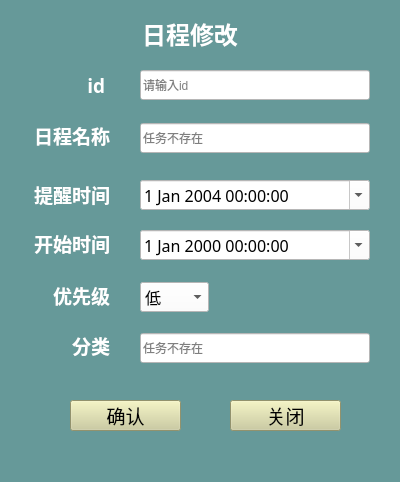
<?xml version="1.0" encoding="UTF-8"?>
<ui version="4.0">
 <class>modSchedule</class>
 <widget class="QWidget" name="modSchedule">
  <property name="geometry">
   <rect>
    <x>0</x>
    <y>0</y>
    <width>400</width>
    <height>482</height>
   </rect>
  </property>
  <property name="maximumSize">
   <size>
    <width>400</width>
    <height>482</height>
   </size>
  </property>
  <property name="windowTitle">
   <string>修改日程</string>
  </property>
  <property name="styleSheet">
   <string notr="true">background-color: rgb(102, 153, 153);</string>
  </property>
  <widget class="QLabel" name="label">
   <property name="geometry">
    <rect>
     <x>120</x>
     <y>10</y>
     <width>140</width>
     <height>47</height>
    </rect>
   </property>
   <property name="maximumSize">
    <size>
     <width>140</width>
     <height>50</height>
    </size>
   </property>
   <property name="font">
    <font>
     <family>AniMe Matrix - MB_EN</family>
     <pointsize>18</pointsize>
     <weight>75</weight>
     <bold>true</bold>
    </font>
   </property>
   <property name="styleSheet">
    <string notr="true">color: rgb(255, 255, 255);</string>
   </property>
   <property name="text">
    <string>日程修改</string>
   </property>
   <property name="alignment">
    <set>Qt::AlignCenter</set>
   </property>
  </widget>
  <widget class="QLabel" name="label_2">
   <property name="geometry">
    <rect>
     <x>30</x>
     <y>70</y>
     <width>80</width>
     <height>30</height>
    </rect>
   </property>
   <property name="maximumSize">
    <size>
     <width>80</width>
     <height>30</height>
    </size>
   </property>
   <property name="font">
    <font>
     <family>等线</family>
     <pointsize>14</pointsize>
     <weight>75</weight>
     <bold>true</bold>
    </font>
   </property>
   <property name="styleSheet">
    <string notr="true">color: rgb(255, 255, 255);</string>
   </property>
   <property name="text">
    <string>id </string>
   </property>
   <property name="alignment">
    <set>Qt::AlignRight|Qt::AlignTrailing|Qt::AlignVCenter</set>
   </property>
  </widget>
  <widget class="QLineEdit" name="le_id">
   <property name="geometry">
    <rect>
     <x>140</x>
     <y>70</y>
     <width>230</width>
     <height>30</height>
    </rect>
   </property>
   <property name="maximumSize">
    <size>
     <width>230</width>
     <height>30</height>
    </size>
   </property>
   <property name="styleSheet">
    <string notr="true">background-color: rgb(255, 255, 255);</string>
   </property>
   <property name="placeholderText">
    <string>请输入id</string>
   </property>
  </widget>
  <widget class="QLabel" name="label_3">
   <property name="geometry">
    <rect>
     <x>30</x>
     <y>120</y>
     <width>80</width>
     <height>30</height>
    </rect>
   </property>
   <property name="maximumSize">
    <size>
     <width>80</width>
     <height>30</height>
    </size>
   </property>
   <property name="font">
    <font>
     <family>AniMe Matrix - MB_EN</family>
     <pointsize>14</pointsize>
     <weight>75</weight>
     <bold>true</bold>
    </font>
   </property>
   <property name="styleSheet">
    <string notr="true">color: rgb(255, 255, 255);</string>
   </property>
   <property name="text">
    <string>日程名称</string>
   </property>
   <property name="alignment">
    <set>Qt::AlignRight|Qt::AlignTrailing|Qt::AlignVCenter</set>
   </property>
  </widget>
  <widget class="QLineEdit" name="le_taskname">
   <property name="geometry">
    <rect>
     <x>140</x>
     <y>123</y>
     <width>230</width>
     <height>30</height>
    </rect>
   </property>
   <property name="maximumSize">
    <size>
     <width>230</width>
     <height>30</height>
    </size>
   </property>
   <property name="styleSheet">
    <string notr="true">background-color: rgb(255, 255, 255);</string>
   </property>
   <property name="placeholderText">
    <string>任务不存在</string>
   </property>
  </widget>
  <widget class="QLabel" name="label_4">
   <property name="geometry">
    <rect>
     <x>30</x>
     <y>179</y>
     <width>80</width>
     <height>30</height>
    </rect>
   </property>
   <property name="maximumSize">
    <size>
     <width>80</width>
     <height>30</height>
    </size>
   </property>
   <property name="font">
    <font>
     <family>AniMe Matrix - MB_EN</family>
     <pointsize>14</pointsize>
     <weight>75</weight>
     <bold>true</bold>
    </font>
   </property>
   <property name="styleSheet">
    <string notr="true">color: rgb(255, 255, 255);</string>
   </property>
   <property name="text">
    <string>提醒时间</string>
   </property>
   <property name="alignment">
    <set>Qt::AlignRight|Qt::AlignTrailing|Qt::AlignVCenter</set>
   </property>
  </widget>
  <widget class="QDateTimeEdit" name="det_aT">
   <property name="geometry">
    <rect>
     <x>140</x>
     <y>180</y>
     <width>230</width>
     <height>30</height>
    </rect>
   </property>
   <property name="maximumSize">
    <size>
     <width>230</width>
     <height>30</height>
    </size>
   </property>
   <property name="font">
    <font>
     <family>等线</family>
     <pointsize>12</pointsize>
    </font>
   </property>
   <property name="styleSheet">
    <string notr="true">background-color: rgb(255, 255, 255);</string>
   </property>
   <property name="dateTime">
    <datetime>
     <hour>0</hour>
     <minute>0</minute>
     <second>0</second>
     <year>2004</year>
     <month>1</month>
     <day>1</day>
    </datetime>
   </property>
   <property name="calendarPopup">
    <bool>true</bool>
   </property>
  </widget>
  <widget class="QLabel" name="label_5">
   <property name="geometry">
    <rect>
     <x>30</x>
     <y>228</y>
     <width>80</width>
     <height>30</height>
    </rect>
   </property>
   <property name="maximumSize">
    <size>
     <width>80</width>
     <height>30</height>
    </size>
   </property>
   <property name="font">
    <font>
     <family>AniMe Matrix - MB_EN</family>
     <pointsize>14</pointsize>
     <weight>75</weight>
     <bold>true</bold>
    </font>
   </property>
   <property name="styleSheet">
    <string notr="true">color: rgb(255, 255, 255);</string>
   </property>
   <property name="text">
    <string>开始时间</string>
   </property>
   <property name="alignment">
    <set>Qt::AlignRight|Qt::AlignTrailing|Qt::AlignVCenter</set>
   </property>
  </widget>
  <widget class="QDateTimeEdit" name="dte_sT">
   <property name="geometry">
    <rect>
     <x>140</x>
     <y>230</y>
     <width>230</width>
     <height>30</height>
    </rect>
   </property>
   <property name="maximumSize">
    <size>
     <width>230</width>
     <height>30</height>
    </size>
   </property>
   <property name="font">
    <font>
     <family>等线</family>
     <pointsize>12</pointsize>
    </font>
   </property>
   <property name="styleSheet">
    <string notr="true">background-color: rgb(255, 255, 255);</string>
   </property>
   <property name="calendarPopup">
    <bool>true</bool>
   </property>
  </widget>
  <widget class="QLabel" name="label_6">
   <property name="geometry">
    <rect>
     <x>30</x>
     <y>280</y>
     <width>80</width>
     <height>30</height>
    </rect>
   </property>
   <property name="maximumSize">
    <size>
     <width>80</width>
     <height>30</height>
    </size>
   </property>
   <property name="font">
    <font>
     <family>AniMe Matrix - MB_EN</family>
     <pointsize>14</pointsize>
     <weight>75</weight>
     <bold>true</bold>
    </font>
   </property>
   <property name="styleSheet">
    <string notr="true">color: rgb(255, 255, 255);</string>
   </property>
   <property name="text">
    <string>优先级</string>
   </property>
   <property name="alignment">
    <set>Qt::AlignRight|Qt::AlignTrailing|Qt::AlignVCenter</set>
   </property>
  </widget>
  <widget class="QComboBox" name="cb_priority">
   <property name="geometry">
    <rect>
     <x>140</x>
     <y>282</y>
     <width>69</width>
     <height>30</height>
    </rect>
   </property>
   <property name="font">
    <font>
     <family>AniMe Matrix - MB_EN</family>
     <pointsize>12</pointsize>
    </font>
   </property>
   <property name="styleSheet">
    <string notr="true">background-color: rgb(255, 255, 255);</string>
   </property>
   <item>
    <property name="text">
     <string>低</string>
    </property>
   </item>
   <item>
    <property name="text">
     <string>中</string>
    </property>
   </item>
   <item>
    <property name="text">
     <string>高</string>
    </property>
   </item>
  </widget>
  <widget class="QLabel" name="label_7">
   <property name="geometry">
    <rect>
     <x>30</x>
     <y>330</y>
     <width>80</width>
     <height>30</height>
    </rect>
   </property>
   <property name="maximumSize">
    <size>
     <width>80</width>
     <height>30</height>
    </size>
   </property>
   <property name="font">
    <font>
     <family>AniMe Matrix - MB_EN</family>
     <pointsize>14</pointsize>
     <weight>75</weight>
     <bold>true</bold>
    </font>
   </property>
   <property name="styleSheet">
    <string notr="true">color: rgb(255, 255, 255);</string>
   </property>
   <property name="text">
    <string>分类</string>
   </property>
   <property name="alignment">
    <set>Qt::AlignRight|Qt::AlignTrailing|Qt::AlignVCenter</set>
   </property>
  </widget>
  <widget class="QLineEdit" name="le_classification">
   <property name="geometry">
    <rect>
     <x>140</x>
     <y>333</y>
     <width>230</width>
     <height>30</height>
    </rect>
   </property>
   <property name="maximumSize">
    <size>
     <width>230</width>
     <height>30</height>
    </size>
   </property>
   <property name="styleSheet">
    <string notr="true">background-color: rgb(255, 255, 255);</string>
   </property>
   <property name="readOnly">
    <bool>false</bool>
   </property>
   <property name="placeholderText">
    <string>任务不存在</string>
   </property>
  </widget>
  <widget class="QPushButton" name="btn_checkMod">
   <property name="geometry">
    <rect>
     <x>70</x>
     <y>400</y>
     <width>111</width>
     <height>31</height>
    </rect>
   </property>
   <property name="font">
    <font>
     <family>AniMe Matrix - MB_EN</family>
     <pointsize>14</pointsize>
    </font>
   </property>
   <property name="styleSheet">
    <string notr="true">background-color: rgb(204, 204, 153);</string>
   </property>
   <property name="text">
    <string>确认</string>
   </property>
  </widget>
  <widget class="QPushButton" name="pushButton_2">
   <property name="geometry">
    <rect>
     <x>230</x>
     <y>400</y>
     <width>111</width>
     <height>31</height>
    </rect>
   </property>
   <property name="font">
    <font>
     <family>AniMe Matrix - MB_EN</family>
     <pointsize>14</pointsize>
    </font>
   </property>
   <property name="styleSheet">
    <string notr="true">background-color: rgb(204, 204, 153);</string>
   </property>
   <property name="text">
    <string>关闭</string>
   </property>
  </widget>
 </widget>
 <resources/>
 <connections/>
</ui>
